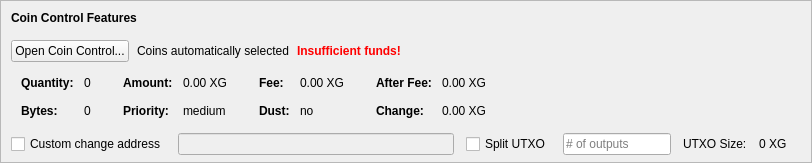
    <widget class="QFrame" name="frameCoinControl">
     <property name="sizePolicy">
      <sizepolicy hsizetype="Expanding" vsizetype="Expanding">
       <horstretch>0</horstretch>
       <verstretch>0</verstretch>
      </sizepolicy>
     </property>
     <property name="maximumSize">
      <size>
       <width>16777215</width>
       <height>16777215</height>
      </size>
     </property>
     <property name="frameShape">
      <enum>QFrame::StyledPanel</enum>
     </property>
     <property name="frameShadow">
      <enum>QFrame::Sunken</enum>
     </property>
     <layout class="QVBoxLayout" name="verticalLayoutCoinControl2">
      <property name="spacing">
       <number>0</number>
      </property>
      <property name="leftMargin">
       <number>0</number>
      </property>
      <property name="topMargin">
       <number>0</number>
      </property>
      <property name="rightMargin">
       <number>0</number>
      </property>
      <property name="bottomMargin">
       <number>6</number>
      </property>
      <item>
       <layout class="QVBoxLayout" name="verticalLayoutCoinControl" stretch="0,0,0,0,1">
        <property name="spacing">
         <number>0</number>
        </property>
        <property name="leftMargin">
         <number>10</number>
        </property>
        <property name="topMargin">
         <number>10</number>
        </property>
        <item>
         <layout class="QHBoxLayout" name="horizontalLayoutCoinControl1">
          <property name="bottomMargin">
           <number>15</number>
          </property>
          <item>
           <widget class="QLabel" name="labelCoinControlFeatures">
            <property name="sizePolicy">
             <sizepolicy hsizetype="Preferred" vsizetype="Maximum">
              <horstretch>0</horstretch>
              <verstretch>0</verstretch>
             </sizepolicy>
            </property>
            <property name="font">
             <font>
              <weight>75</weight>
              <bold>true</bold>
             </font>
            </property>
            <property name="styleSheet">
             <string notr="true">font-weight:bold;</string>
            </property>
            <property name="text">
             <string>Coin Control Features</string>
            </property>
           </widget>
          </item>
         </layout>
        </item>
        <item>
         <layout class="QHBoxLayout" name="horizontalLayoutCoinControl2" stretch="0,0,0,0">
          <property name="spacing">
           <number>8</number>
          </property>
          <property name="bottomMargin">
           <number>10</number>
          </property>
          <item>
           <widget class="QPushButton" name="pushButtonCoinControl">
            <property name="styleSheet">
             <string notr="true"/>
            </property>
            <property name="text">
             <string>Open Coin Control...</string>
            </property>
            <property name="autoDefault">
             <bool>false</bool>
            </property>
           </widget>
          </item>
          <item>
           <widget class="QLabel" name="labelCoinControlAutomaticallySelected">
            <property name="text">
             <string>Coins automatically selected</string>
            </property>
            <property name="margin">
             <number>5</number>
            </property>
           </widget>
          </item>
          <item>
           <widget class="QLabel" name="labelCoinControlInsuffFunds">
            <property name="font">
             <font>
              <weight>75</weight>
              <bold>true</bold>
             </font>
            </property>
            <property name="styleSheet">
             <string notr="true">color:red;font-weight:bold;</string>
            </property>
            <property name="text">
             <string>Insufficient funds!</string>
            </property>
            <property name="margin">
             <number>5</number>
            </property>
           </widget>
          </item>
          <item>
           <spacer name="horizontalSpacerCoinControl">
            <property name="orientation">
             <enum>Qt::Horizontal</enum>
            </property>
            <property name="sizeHint" stdset="0">
             <size>
              <width>40</width>
              <height>1</height>
             </size>
            </property>
           </spacer>
          </item>
         </layout>
        </item>
        <item>
         <widget class="QWidget" name="widgetCoinControl" native="true">
          <property name="sizePolicy">
           <sizepolicy hsizetype="Preferred" vsizetype="Preferred">
            <horstretch>0</horstretch>
            <verstretch>0</verstretch>
           </sizepolicy>
          </property>
          <property name="minimumSize">
           <size>
            <width>0</width>
            <height>0</height>
           </size>
          </property>
          <property name="styleSheet">
           <string notr="true"/>
          </property>
          <layout class="QHBoxLayout" name="horizontalLayoutCoinControl5">
           <property name="leftMargin">
            <number>0</number>
           </property>
           <property name="topMargin">
            <number>0</number>
           </property>
           <property name="rightMargin">
            <number>0</number>
           </property>
           <property name="bottomMargin">
            <number>0</number>
           </property>
           <item>
            <layout class="QHBoxLayout" name="horizontalLayoutCoinControl3" stretch="0,0,0,1">
             <property name="spacing">
              <number>20</number>
             </property>
             <property name="topMargin">
              <number>0</number>
             </property>
             <property name="bottomMargin">
              <number>10</number>
             </property>
             <item>
              <layout class="QFormLayout" name="formLayoutCoinControl1">
               <property name="horizontalSpacing">
                <number>10</number>
               </property>
               <property name="verticalSpacing">
                <number>14</number>
               </property>
               <property name="leftMargin">
                <number>10</number>
               </property>
               <property name="topMargin">
                <number>4</number>
               </property>
               <property name="rightMargin">
                <number>6</number>
               </property>
               <item row="0" column="0">
                <widget class="QLabel" name="labelCoinControlQuantityText">
                 <property name="font">
                  <font>
                   <weight>75</weight>
                   <bold>true</bold>
                  </font>
                 </property>
                 <property name="text">
                  <string>Quantity:</string>
                 </property>
                 <property name="margin">
                  <number>0</number>
                 </property>
                </widget>
               </item>
               <item row="0" column="1">
                <widget class="QLabel" name="labelCoinControlQuantity">
                 <property name="cursor">
                  <cursorShape>IBeamCursor</cursorShape>
                 </property>
                 <property name="contextMenuPolicy">
                  <enum>Qt::ActionsContextMenu</enum>
                 </property>
                 <property name="text">
                  <string notr="true">0</string>
                 </property>
                 <property name="margin">
                  <number>0</number>
                 </property>
                 <property name="textInteractionFlags">
                  <set>Qt::LinksAccessibleByMouse|Qt::TextSelectableByKeyboard|Qt::TextSelectableByMouse</set>
                 </property>
                </widget>
               </item>
               <item row="1" column="0">
                <widget class="QLabel" name="labelCoinControlBytesText">
                 <property name="font">
                  <font>
                   <weight>75</weight>
                   <bold>true</bold>
                  </font>
                 </property>
                 <property name="text">
                  <string>Bytes:</string>
                 </property>
                </widget>
               </item>
               <item row="1" column="1">
                <widget class="QLabel" name="labelCoinControlBytes">
                 <property name="cursor">
                  <cursorShape>IBeamCursor</cursorShape>
                 </property>
                 <property name="contextMenuPolicy">
                  <enum>Qt::ActionsContextMenu</enum>
                 </property>
                 <property name="text">
                  <string notr="true">0</string>
                 </property>
                 <property name="textInteractionFlags">
                  <set>Qt::LinksAccessibleByMouse|Qt::TextSelectableByKeyboard|Qt::TextSelectableByMouse</set>
                 </property>
                </widget>
               </item>
              </layout>
             </item>
             <item>
              <layout class="QFormLayout" name="formLayoutCoinControl2">
               <property name="horizontalSpacing">
                <number>10</number>
               </property>
               <property name="verticalSpacing">
                <number>14</number>
               </property>
               <property name="leftMargin">
                <number>6</number>
               </property>
               <property name="topMargin">
                <number>4</number>
               </property>
               <property name="rightMargin">
                <number>6</number>
               </property>
               <item row="0" column="0">
                <widget class="QLabel" name="labelCoinControlAmountText">
                 <property name="font">
                  <font>
                   <weight>75</weight>
                   <bold>true</bold>
                  </font>
                 </property>
                 <property name="text">
                  <string>Amount:</string>
                 </property>
                 <property name="margin">
                  <number>0</number>
                 </property>
                </widget>
               </item>
               <item row="0" column="1">
                <widget class="QLabel" name="labelCoinControlAmount">
                 <property name="cursor">
                  <cursorShape>IBeamCursor</cursorShape>
                 </property>
                 <property name="contextMenuPolicy">
                  <enum>Qt::ActionsContextMenu</enum>
                 </property>
                 <property name="text">
                  <string notr="true">0.00 XG</string>
                 </property>
                 <property name="textInteractionFlags">
                  <set>Qt::LinksAccessibleByMouse|Qt::TextSelectableByKeyboard|Qt::TextSelectableByMouse</set>
                 </property>
                </widget>
               </item>
               <item row="1" column="0">
                <widget class="QLabel" name="labelCoinControlPriorityText">
                 <property name="font">
                  <font>
                   <weight>75</weight>
                   <bold>true</bold>
                  </font>
                 </property>
                 <property name="text">
                  <string>Priority:</string>
                 </property>
                </widget>
               </item>
               <item row="1" column="1">
                <widget class="QLabel" name="labelCoinControlPriority">
                 <property name="cursor">
                  <cursorShape>IBeamCursor</cursorShape>
                 </property>
                 <property name="contextMenuPolicy">
                  <enum>Qt::ActionsContextMenu</enum>
                 </property>
                 <property name="text">
                  <string>medium</string>
                 </property>
                 <property name="textInteractionFlags">
                  <set>Qt::LinksAccessibleByMouse|Qt::TextSelectableByKeyboard|Qt::TextSelectableByMouse</set>
                 </property>
                </widget>
               </item>
              </layout>
             </item>
             <item>
              <layout class="QFormLayout" name="formLayoutCoinControl3">
               <property name="horizontalSpacing">
                <number>10</number>
               </property>
               <property name="verticalSpacing">
                <number>14</number>
               </property>
               <property name="leftMargin">
                <number>6</number>
               </property>
               <property name="topMargin">
                <number>4</number>
               </property>
               <property name="rightMargin">
                <number>6</number>
               </property>
               <item row="0" column="0">
                <widget class="QLabel" name="labelCoinControlFeeText">
                 <property name="font">
                  <font>
                   <weight>75</weight>
                   <bold>true</bold>
                  </font>
                 </property>
                 <property name="text">
                  <string>Fee:</string>
                 </property>
                 <property name="margin">
                  <number>0</number>
                 </property>
                </widget>
               </item>
               <item row="0" column="1">
                <widget class="QLabel" name="labelCoinControlFee">
                 <property name="cursor">
                  <cursorShape>IBeamCursor</cursorShape>
                 </property>
                 <property name="contextMenuPolicy">
                  <enum>Qt::ActionsContextMenu</enum>
                 </property>
                 <property name="text">
                  <string notr="true">0.00 XG</string>
                 </property>
                 <property name="textInteractionFlags">
                  <set>Qt::LinksAccessibleByMouse|Qt::TextSelectableByKeyboard|Qt::TextSelectableByMouse</set>
                 </property>
                </widget>
               </item>
               <item row="1" column="0">
                <widget class="QLabel" name="labelCoinControlLowOutputText">
                 <property name="font">
                  <font>
                   <weight>75</weight>
                   <bold>true</bold>
                  </font>
                 </property>
                 <property name="text">
                  <string>Dust:</string>
                 </property>
                </widget>
               </item>
               <item row="1" column="1">
                <widget class="QLabel" name="labelCoinControlLowOutput">
                 <property name="cursor">
                  <cursorShape>IBeamCursor</cursorShape>
                 </property>
                 <property name="contextMenuPolicy">
                  <enum>Qt::ActionsContextMenu</enum>
                 </property>
                 <property name="text">
                  <string>no</string>
                 </property>
                 <property name="textInteractionFlags">
                  <set>Qt::LinksAccessibleByMouse|Qt::TextSelectableByKeyboard|Qt::TextSelectableByMouse</set>
                 </property>
                </widget>
               </item>
              </layout>
             </item>
             <item>
              <layout class="QFormLayout" name="formLayoutCoinControl4">
               <property name="horizontalSpacing">
                <number>10</number>
               </property>
               <property name="verticalSpacing">
                <number>14</number>
               </property>
               <property name="leftMargin">
                <number>6</number>
               </property>
               <property name="topMargin">
                <number>4</number>
               </property>
               <property name="rightMargin">
                <number>6</number>
               </property>
               <item row="0" column="0">
                <widget class="QLabel" name="labelCoinControlAfterFeeText">
                 <property name="font">
                  <font>
                   <weight>75</weight>
                   <bold>true</bold>
                  </font>
                 </property>
                 <property name="text">
                  <string>After Fee:</string>
                 </property>
                 <property name="margin">
                  <number>0</number>
                 </property>
                </widget>
               </item>
               <item row="0" column="1">
                <widget class="QLabel" name="labelCoinControlAfterFee">
                 <property name="cursor">
                  <cursorShape>IBeamCursor</cursorShape>
                 </property>
                 <property name="contextMenuPolicy">
                  <enum>Qt::ActionsContextMenu</enum>
                 </property>
                 <property name="text">
                  <string notr="true">0.00 XG</string>
                 </property>
                 <property name="textInteractionFlags">
                  <set>Qt::LinksAccessibleByMouse|Qt::TextSelectableByKeyboard|Qt::TextSelectableByMouse</set>
                 </property>
                </widget>
               </item>
               <item row="1" column="0">
                <widget class="QLabel" name="labelCoinControlChangeText">
                 <property name="font">
                  <font>
                   <weight>75</weight>
                   <bold>true</bold>
                  </font>
                 </property>
                 <property name="text">
                  <string>Change:</string>
                 </property>
                </widget>
               </item>
               <item row="1" column="1">
                <widget class="QLabel" name="labelCoinControlChange">
                 <property name="cursor">
                  <cursorShape>IBeamCursor</cursorShape>
                 </property>
                 <property name="contextMenuPolicy">
                  <enum>Qt::ActionsContextMenu</enum>
                 </property>
                 <property name="text">
                  <string notr="true">0.00 XG</string>
                 </property>
                 <property name="textInteractionFlags">
                  <set>Qt::LinksAccessibleByMouse|Qt::TextSelectableByKeyboard|Qt::TextSelectableByMouse</set>
                 </property>
                </widget>
               </item>
              </layout>
             </item>
            </layout>
           </item>
          </layout>
         </widget>
        </item>
        <item>
         <layout class="QHBoxLayout" name="horizontalLayoutCoinControl4" stretch="0,0,0,0,0,0,0">
          <property name="spacing">
           <number>12</number>
          </property>
          <property name="sizeConstraint">
           <enum>QLayout::SetDefaultConstraint</enum>
          </property>
          <property name="topMargin">
           <number>5</number>
          </property>
          <property name="rightMargin">
           <number>5</number>
          </property>
          <item>
           <widget class="QCheckBox" name="checkBoxCoinControlChange">
            <property name="toolTip">
             <string>If this is activated, but the change address is empty or invalid, change will be sent to a newly generated address.</string>
            </property>
            <property name="text">
             <string>Custom change address</string>
            </property>
           </widget>
          </item>
          <item>
           <widget class="QValidatedLineEdit" name="lineEditCoinControlChange">
            <property name="enabled">
             <bool>false</bool>
            </property>
            <property name="sizePolicy">
             <sizepolicy hsizetype="Expanding" vsizetype="Fixed">
              <horstretch>0</horstretch>
              <verstretch>0</verstretch>
             </sizepolicy>
            </property>
           </widget>
          </item>
          <item>
           <widget class="QCheckBox" name="splitBlockCheckBox">
            <property name="text">
             <string>Split UTXO</string>
            </property>
           </widget>
          </item>
          <item>
           <widget class="QLineEdit" name="splitBlockLineEdit">
            <property name="sizePolicy">
             <sizepolicy hsizetype="Fixed" vsizetype="Fixed">
              <horstretch>50</horstretch>
              <verstretch>0</verstretch>
             </sizepolicy>
            </property>
            <property name="placeholderText">
             <string># of outputs</string>
            </property>
           </widget>
          </item>
          <item>
           <widget class="QLabel" name="labelBlockSizeText">
            <property name="text">
             <string>UTXO Size:</string>
            </property>
           </widget>
          </item>
          <item>
           <widget class="QLabel" name="labelBlockSize">
            <property name="text">
             <string>0 XG</string>
            </property>
           </widget>
          </item>
          <item>
           <widget class="QLabel" name="labelCoinControlChangeLabel">
            <property name="sizePolicy">
             <sizepolicy hsizetype="Preferred" vsizetype="Expanding">
              <horstretch>0</horstretch>
              <verstretch>0</verstretch>
             </sizepolicy>
            </property>
            <property name="minimumSize">
             <size>
              <width>0</width>
              <height>0</height>
             </size>
            </property>
            <property name="text">
             <string/>
            </property>
            <property name="margin">
             <number>3</number>
            </property>
           </widget>
          </item>
         </layout>
        </item>
        <item>
         <spacer name="verticalSpacerCoinControl">
          <property name="orientation">
           <enum>Qt::Vertical</enum>
          </property>
          <property name="sizeHint" stdset="0">
           <size>
            <width>800</width>
            <height>1</height>
           </size>
          </property>
         </spacer>
        </item>
       </layout>
      </item>
     </layout>
    </widget>
